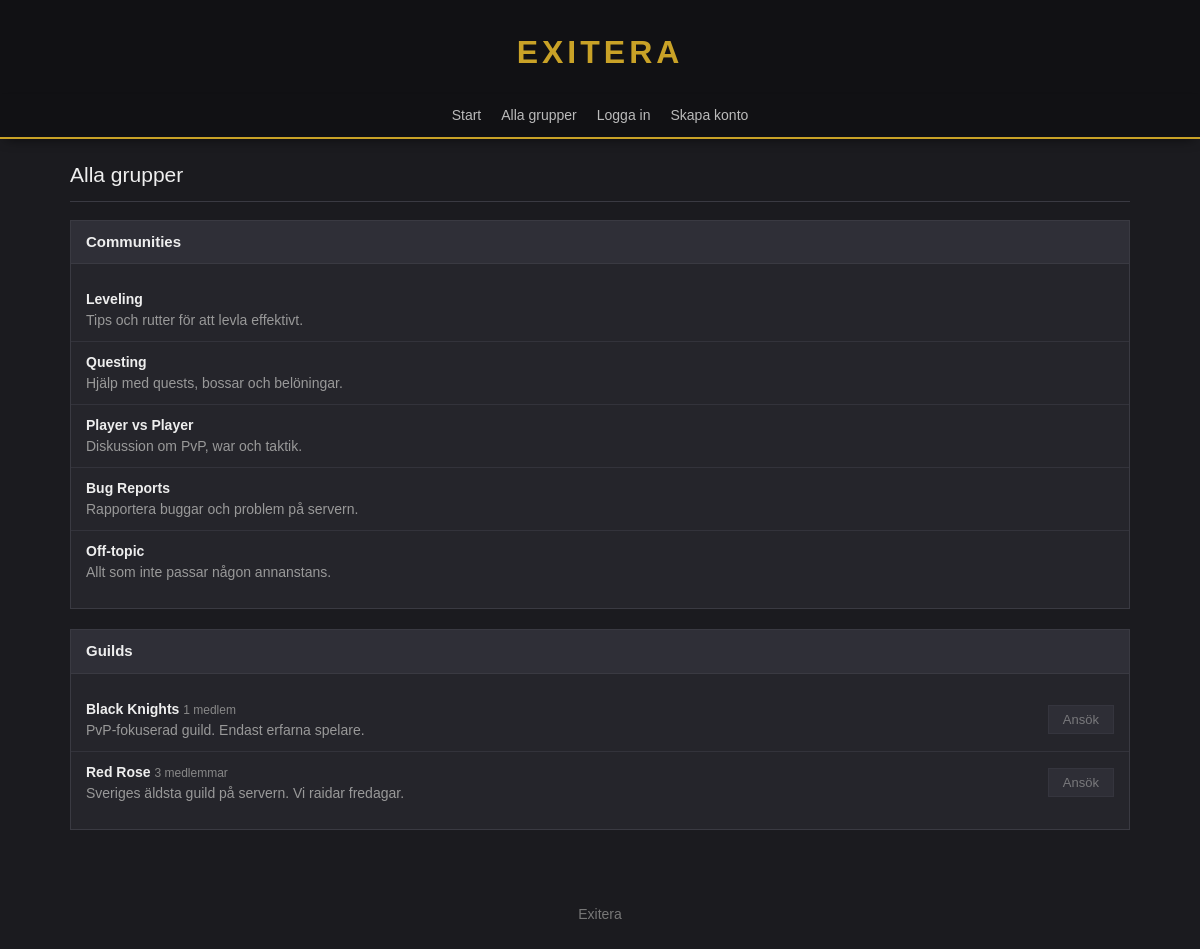
/groups/index.php, run on the app's committed database.
### tables this page shows
CREATE TABLE groups (
    id              INT AUTO_INCREMENT PRIMARY KEY,
    name            VARCHAR(100) NOT NULL UNIQUE,
    description     TEXT         NOT NULL,
    type            ENUM('community','guild') NOT NULL,
    created_by      INT          NULL,
    created_at      TIMESTAMP    NOT NULL DEFAULT CURRENT_TIMESTAMP,
    FOREIGN KEY (created_by) REFERENCES users(id) ON DELETE SET NULL
);

### html/inc/db.php (called while the page is built)
<?php
function get_db(): PDO
{
    static $db = null;
    if ($db !== null) {
        return $db;
    }
    $host     = getenv('DB_HOST');
    $dbname   = getenv('DB_NAME');
    $user     = getenv('DB_USER');
    $password = getenv('DB_PASSWORD');
    $dsn = "mysql:host=$host;dbname=$dbname;charset=utf8mb4";
    $options = [
        PDO::ATTR_ERRMODE            => PDO::ERRMODE_EXCEPTION,
        PDO::ATTR_EMULATE_PREPARES   => false,
        PDO::ATTR_DEFAULT_FETCH_MODE => PDO::FETCH_ASSOC,
    ];
    $db = new PDO($dsn, $user, $password, $options);
    return $db;
}

### html/groups/index.php (the view, shortened to what this page needs)
<?php
require_once __DIR__ . '/../inc/box.php';
require_once __DIR__ . '/../inc/page.php';
require_once __DIR__ . '/../inc/guilds.php';
$current_user = current_user();
$communities  = community_list();
$guilds       = guild_list();
$my_guild    = $current_user !== null ? my_guild($current_user['id']) : null;
$pending_ids = $current_user !== null ? pending_group_ids($current_user['id']) : [];
require __DIR__ . '/../inc/header.php';
?>
    <ul class="group-list">
        <?php foreach ($communities as $community): ?>
            <li>
                <a class="group-name" href="/group/?id=<?= (int) $community['id'] ?>">
                    <?= htmlspecialchars($community['name']) ?>
                </a><br>
                <span class="group-desc"><?= htmlspecialchars($community['description']) ?></span>
            </li>
        <?php endforeach; ?>
    </ul>
    <ul class="group-list">
        <?php foreach ($guilds as $guild): ?>
            <li class="guild-row">
                <div>
                    <span class="group-name"><?= htmlspecialchars($guild['name']) ?></span>
                    <span class="member-count"><?= (int) $guild['member_count'] ?> <?= $guild['member_count'] == 1 ? 'medlem' : 'medlemmar' ?></span><br>
                    <span class="group-desc"><?= htmlspecialchars($guild['description']) ?></span>
                </div>
                <?php guild_button(
                    (int) $guild['id'],
                    guild_button_state((int) $guild['id'], $current_user, $my_guild, $pending_ids),
                    '/groups/'
                ); ?>
            </li>
        <?php endforeach; ?>
    </ul>
<?php require __DIR__ . '/../inc/footer.php'; ?>

### html/inc/guilds.php (shortened to what this page needs)
<?php
function community_list(): array
{
    return get_db()->query(
        "SELECT id, name, description
         FROM groups
         WHERE type = 'community'
         ORDER BY id"
    )->fetchAll();
}
function guild_list(): array
{
    return get_db()->query(
        "SELECT g.id, g.name, g.description, COUNT(m.id) AS member_count
         FROM groups g
         LEFT JOIN group_members m ON m.group_id = g.id
         WHERE g.type = 'guild'
         GROUP BY g.id, g.name, g.description
         ORDER BY g.name"
    )->fetchAll();
}
function guild_button(int $guild_id, string $state, string $from): void
{
    switch ($state) {
        default:
            echo '<button type="button" disabled>Ansök</button>';
    }
}

### html/css/style.css (style rules this page uses)
* { box-sizing: border-box; }
body { margin: 0; background: #1b1b1f; color: #dddddd; font-family: Verdana, Geneva, sans-serif; font-size: 14px; line-height: 1.5; }
a { color: #c9a227; text-decoration: none; }
.group-list { margin: 0; padding: 0; list-style: none; }
.group-list li { padding: 10px 0; border-bottom: 1px solid #33333b; }
.group-list li:last-child { border-bottom: none; }
.group-name { font-weight: bold; color: #eeeeee; }
.group-desc { color: #999999; }
.guild-row { display: flex; justify-content: space-between; align-items: center; gap: 15px; }
.member-count { color: #888888; font-size: 12px; }
button { background: #3a3a44; color: #dddddd; border: 1px solid #4a4a55; padding: 6px 14px; font-family: inherit; font-size: 13px; cursor: pointer; }
button:disabled { opacity: 0.45; cursor: not-allowed; }
.box-body button { margin-top: 12px; }
.guild-row button { margin-top: 0; }
.group-list li { margin: 0 -15px; padding: 10px 15px; transition: background 0.15s ease; }

### data on the page
groups: name "Leveling", description "Tips och rutter för att levla effektivt."
groups: name "Questing", description "Hjälp med quests, bossar och belöningar."
groups: name "Player vs Player", description "Diskussion om PvP, war och taktik."
groups: name "Bug Reports", description "Rapportera buggar och problem på servern."
groups: name "Off-topic", description "Allt som inte passar någon annanstans."
groups: name "Black Knights", member_count "1", shows "medlem", description "PvP-fokuserad guild. Endast erfarna spelare."
groups: name "Red Rose", member_count "3", shows "medlemmar", description "Sveriges äldsta guild på servern. Vi raidar fredagar."

### other printed values
$text "Alla grupper"
$title "Communities Guilds"
